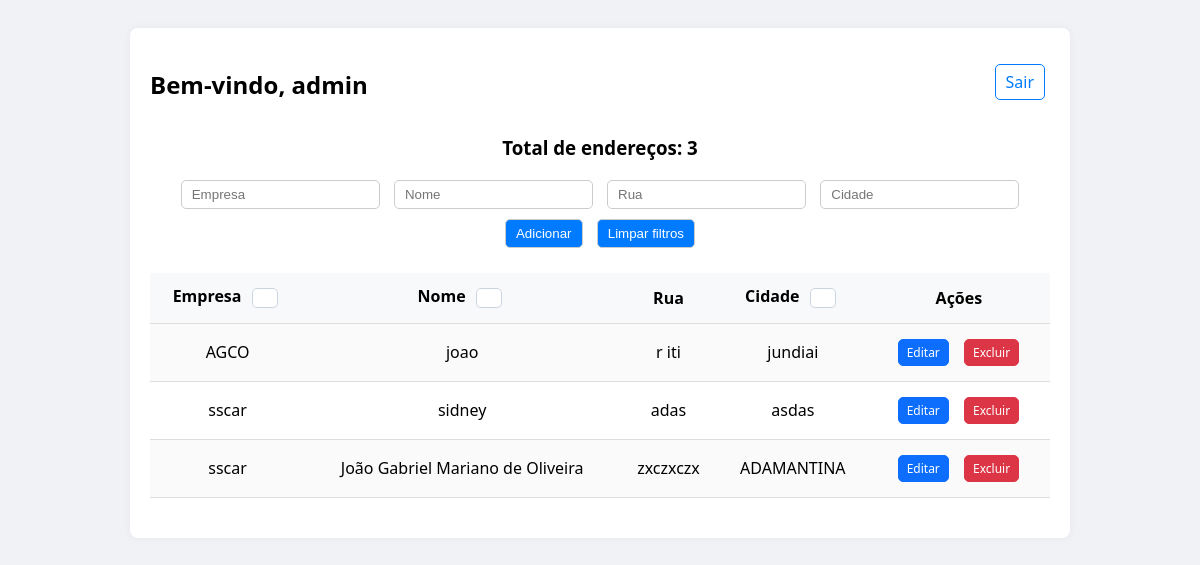
/dashboard (signed in), run on the app's committed database.
### tables this page shows
CREATE TABLE enderecos (
                    id INTEGER PRIMARY KEY AUTOINCREMENT,
                    empresa TEXT,
                    nome TEXT,
                    rua TEXT,
                    cidade TEXT);

### app.py (the view)
@app.route("/dashboard", methods=["GET", "POST"])
def dashboard():
    if "usuario" not in session:
        return redirect(url_for("login"))
    filtro_nome = request.args.get("nome", "")
    filtro_empresa = request.args.get("empresa", "")
    filtro_cidade = request.args.get("cidade", "")
    conn = get_db()
    c = conn.cursor()
    query = "SELECT * FROM enderecos WHERE 1=1"
    params = []
    if filtro_nome:
        query += " AND nome LIKE ?"
        params.append(f"%{filtro_nome}%")
    if filtro_empresa:
        query += " AND empresa LIKE ?"
        params.append(f"%{filtro_empresa}%")
    if filtro_cidade:
        query += " AND cidade LIKE ?"
        params.append(f"%{filtro_cidade}%")
    c.execute(query, params)
    enderecos = c.fetchall()
    c.execute("SELECT COUNT(*) FROM enderecos")
    total = c.fetchone()[0]
    conn.close()
    return render_template("dashboard.html", enderecos=enderecos, total=total,
                           filtro_nome=filtro_nome, filtro_empresa=filtro_empresa, filtro_cidade=filtro_cidade)

### app.py (called while the page is built)
def get_db():
    conn = sqlite3.connect("agenda.db")
    conn.row_factory = sqlite3.Row
    return conn

### templates/dashboard.html (shortened to what this page needs)
<!DOCTYPE html>
<html>
<head>
    <link rel="stylesheet" href="{{ url_for('static', filename='style.css') }}">
</head>
<body>
<div class="container">
    <div class="topbar">
        <h2>Bem-vindo, {{ session['usuario'] }}</h2>
        <a class="btn btn-outline" href="/logout">Sair</a>
    </div>
    <h3>Total de endereços: {{ total }}</h3>
    <form id="form-novo" method="post" action="/novo" style="margin-top:10px;">
        <input type="text" name="empresa" placeholder="Empresa" required>
        <input type="text" name="nome" placeholder="Nome" required>
        <input type="text" name="rua" placeholder="Rua" required>
        <input type="text" name="cidade" placeholder="Cidade" required>
        <button type="submit">Adicionar</button>
        <button type="button" id="btn-limpar-filtros" onclick="resetarFiltrosExcel()">Limpar filtros</button>
    </form>
    <table id="tabela-enderecos">
        <thead>
            <tr>
                <th data-col="0">Empresa <button class="filter-trigger" onclick="abrirFiltro(this)" type="button">▼</button><div class="filter-menu" data-col="0"></div></th>
                <th data-col="1">Nome <button class="filter-trigger" onclick="abrirFiltro(this)" type="button">▼</button><div class="filter-menu" data-col="1"></div></th>
                <th data-col="2">Rua</th>
                <th data-col="3">Cidade <button class="filter-trigger" onclick="abrirFiltro(this)" type="button">▼</button><div class="filter-menu" data-col="3"></div></th>
                <th>Ações</th>
            </tr>
        </thead>
        <tbody>
            {% for e in enderecos %}
            <tr>
                <td>{{ e['empresa'] }}</td>
                <td>{{ e['nome'] }}</td>
                <td>{{ e['rua'] }}</td>
                <td>{{ e['cidade'] }}</td>
                <td class="acoes">
                    <a class="btn btn-sm btn-primary" href="/editar/{{ e['id'] }}">Editar</a>
                    <a class="btn btn-sm btn-danger" href="#" onclick="return confirmarExclusao('{{ e["id"] }}', '{{ e["nome"] }}')">Excluir</a>
                </td>
            </tr>
            {% endfor %}
        </tbody>
    </table>
</div>
</body>
</html>

### static/style.css (style rules this page uses)
body { background-color: #f0f2f5; font-family: 'Segoe UI', Tahoma, Geneva, Verdana, sans-serif; display: flex; justify-content: center; padding: 20px; }
.container { width: 900px; text-align: center; background-color: #fff; padding: 20px; border-radius: 8px; box-shadow: 0px 0px 10px rgba(0,0,0,0.05); }
.topbar { display: flex; align-items: center; justify-content: space-between; }
h2, h3 { margin-bottom: 15px; }
table { width: 100%; border-collapse: collapse; margin: 20px 0; }
th, td { padding: 10px; border-bottom: 1px solid #ddd; text-align: center; }
input, button, .btn { padding: 6px 10px; margin: 5px; border-radius: 5px; border: 1px solid #ccc; }
.btn, button { background-color: #007bff; color: #fff; cursor: pointer; text-decoration: none; display: inline-block; }
.btn-outline { background: transparent; color: #007bff; border-color: #007bff; }
.btn-primary { background-color: #0d6efd; border-color: #0d6efd; }
.btn-danger { background-color: #dc3545; border-color: #dc3545; }
.btn-sm { padding: 4px 8px; font-size: 12px; }
thead th { position: relative; background: #f8f9fa; }
tbody tr:nth-child(odd) { background: #fafafa; }
.acoes .btn { margin-right: 6px; }
.filter-trigger { margin-left: 6px; padding: 2px 6px; font-size: 12px; border: 1px solid #cbd5e1; background: #ffffff; }

### data on the page
enderecos: empresa "AGCO", nome "joao", rua "r iti", cidade "jundiai"
enderecos: empresa "sscar", nome "sidney", rua "adas", cidade "asdas"
enderecos: empresa "sscar", nome "João Gabriel Mariano de Oliveira", rua "zxczxczx", cidade "ADAMANTINA"

### other printed values
{{ session['usuario'] }} "admin"
{{ total }} "3"
